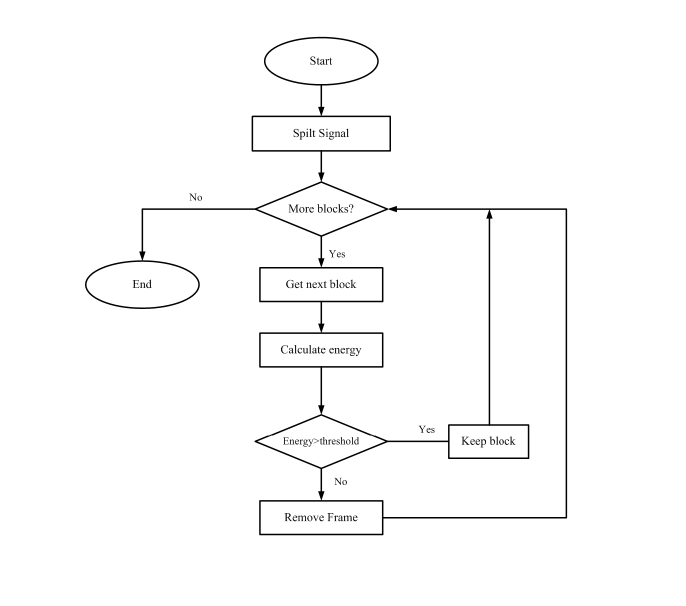
%> input picture my5.png, 1372 x 1212 px (shown at 1/2 size)
$ octave main.m   (GNU Octave 9; MATLAB toolbox functions it lacks are replaced by stand-ins)
%> lines starting %> are read from the running program, lines starting %| are printed output that depends on the picture; in (x1, y1, x2, y2) boxes, pixels count from 0 and x2, y2 are one past the last pixel; in counts of white or black regions, pixels touching at a corner belong together; the program's own positions count from 1
%> further down, I is the input picture: size 1212x1372x3 uint8; min 0, max 255, mean 250.6
### preprocessing.m
function BW =  preprocessing(I)
% I=imresize(I,1.5);
BW1=rgb2gray(I);
thresh = graythresh(BW1);
%> thresh = 0.543
BW2 = imbinarize(BW1,thresh);
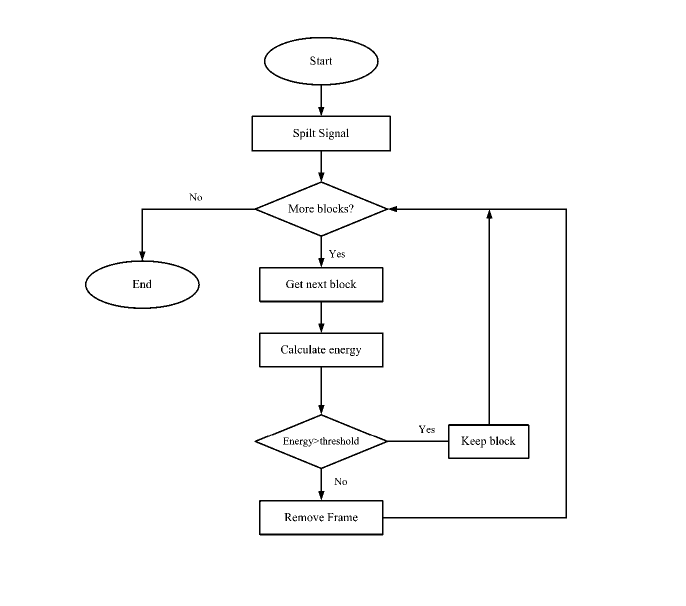
%> BW2: size 1212x1372 logical (shown at 1/2 size); 98.2% white; 113 black regions (8 under 20 px), largest, box (x1, y1, x2, y2) and area: (170, 74, 1134, 1071) 24898, (577, 409, 597, 425) 112, (923, 873, 939, 890) 96
BW2=~BW2;
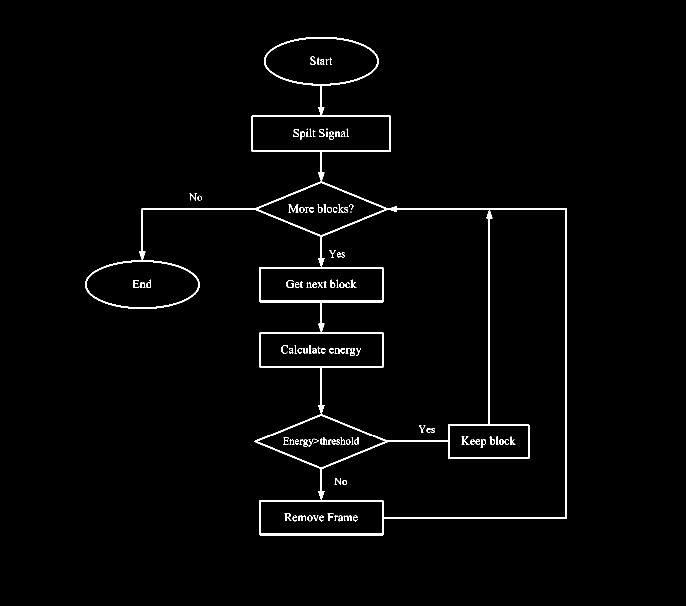
%> BW2: size 1212x1372 logical (shown at 1/2 size); 1.8% white; 113 white regions (8 under 20 px), largest, box (x1, y1, x2, y2) and area: (170, 74, 1134, 1071) 24898, (577, 409, 597, 425) 112, (923, 873, 939, 890) 96
% se=strel('disk',1);
% BW2=imclose(BW2,se);
BW2=bwareaopen(BW2,30,8);
BW=BW2;

### textseparate.m
function graphic = textseparate(BW)
[L,num]=bwlabel(BW,8);
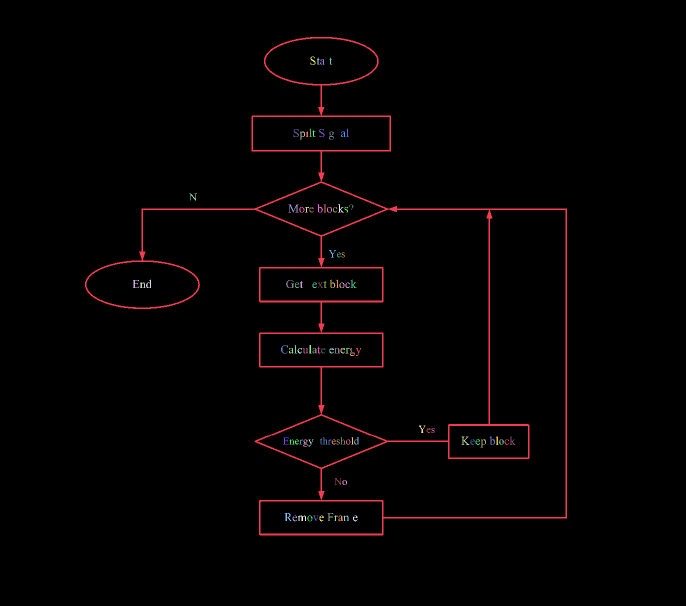
%> L: size 1212x1372 double (shown at 1/2 size); 98 distinct labels, from 0 to 97; one colour per label, 0 black
%> num = 97
for i=1:num
    [r,c]=find(L==i);
    for x=1:size(r)
       COPY(r(x,1),c(x,1))=1;
    end
    sumi=sum(COPY(:));
    sums(i,1)=sumi;
end
%> this loop made 97 passes
%> sumi on passes 1 to 12: 24898, 24978, 25044, 25114, 25176, 25239, 25297, 25393, 25477, 25589, 25638, 25685
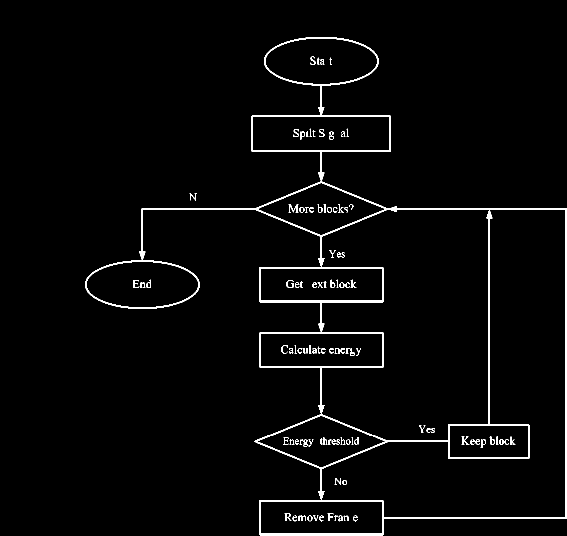
%> COPY: size 1071x1134 double (shown at 1/2 size); values 0 (black) and 1 (white), 2.5% white; 97 white regions, largest, box (x1, y1, x2, y2) and area: (170, 74, 1134, 1071) 24898, (577, 409, 597, 425) 112, (923, 873, 939, 890) 96
%> after the loop, sums = 97 values from 24898 to 29764
maxs=max(sums);                    %计算所有连通域的最大值
%> maxs = 29764
u=round(0.05*maxs);                %系数取0.05
%> u = 1488
graphic = bwareaopen(BW,u,8);
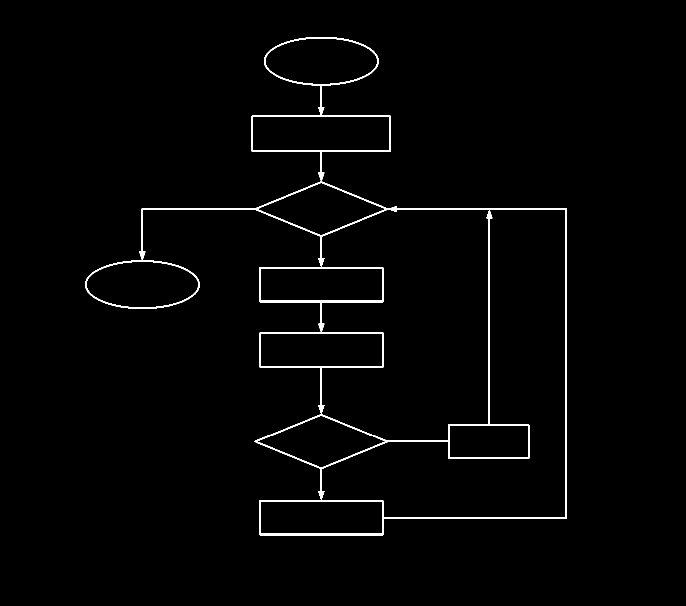
%> graphic: size 1212x1372 logical (shown at 1/2 size); 1.5% white; 1 white region, box (x1, y1, x2, y2) and area: (170, 74, 1134, 1071) 24898

### thin.m
function thinGraphic=thin(graphic)

se=strel('disk',7);
B=imdilate(graphic,se);
%> B: size 1212x1372 logical; 7.1% white; 1 white region, box (x1, y1, x2, y2) and area: (164, 68, 1140, 1077) 118269

B=~B;
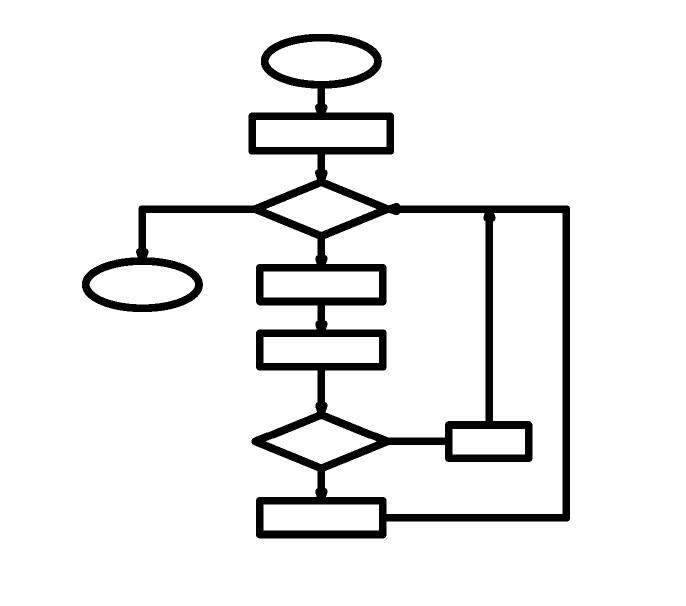
%> B: size 1212x1372 logical (shown at 1/2 size); 92.9% white; 1 black region, box (x1, y1, x2, y2) and area: (164, 68, 1140, 1077) 118269
[A,B]=zhang(B);
se1=strel('disk',7);
B=imerode(B,se1);
se2=strel('disk',5);
B=imerode(B,se2);
[A,B]=zhang(B);
B=thinner(B);
thinGraphic=B;

### zhang.m
function [A,M]=zhang(filename)

% A=imread (filename) ;
% A=im2bw (A,0.8);
A=filename;
I=~A ;
[m n]=size (I) ;
%> m = 1212; n = 1372
%Zhang Quick Method
for nc=1:60
for i=1:m
    for j=1:n
        if I(i,j)==0
            M(i,j)=0;
        else
            P(1)=I(i,j) ;
            if i-1>0
                P(2) = I(i-1,j) ;
            else
                P(2) = 0 ;
            end
            if (j+1)<=n & (i-1)>0
                P(3) = I(i-1,j+1) ;
            else
                P(3) = 0 ;
            end
            if (j+1)<=n
                P(4) = I(i,j+1) ;
            else
                P(4) = 0 ;
            end
            if (i+1)<=m & (j+1)<=n
                P(5) = I(i+1,j+1) ;
            else
                P(5) = 0 ;
            end
            if (i+1)<=m
                P(6)= I(i+1,j) ;
            else
                P(6) = 0 ;
            end
            if (j-1)>0 & (i+1)<=m
                P(7) = I(i+1,j-1) ;
            else
                P(7) = 0 ;
            end
            if (j-1)>0
                P(8) = I(i,j-1) ;
            else
                P(8) = 0 ;
            end
            if (i-1)>0 & (j-1)>0
                P(9) = I(i-1,j-1) ;
            else
                P(9) = 0 ;
            end
            P(10)=P(1) ;
            Np1=sum(P(2:9)) ;
            Sp1=0;
            Sp1=abs(P(9)-P(2)) ;
            for t=2:8
                 Sp1=Sp1+abs(P(t)-P(t+1));
            end
            Sp1=Sp1/2 ;
            if mod(nc,2)~=0
             if (Np1>=2) & (Np1<=6) & (Sp1==1) & (P(2)*P(4)*P(6)==0) & (P(4)*P(6)*P(8)==0)
                   M(i,j) = 0 ;
              else
                   M(i,j) = 1 ;
               end
            else
             if Np1>=2 & Np1<=6 & Sp1==1 & P(2)*P(4)*P(8)==0 & P(2)*P(6)*P(8)==0
                   M(i,j) = 0 ;
              else
                   M(i,j) = 1 ;
              end

            end

        end
    end
end
I=M;
end
M=~M;

end

### main.m
clc;
clear all;
tic;
I=imread('my5.png');                                      %读取原图
BW=preprocessing(I);                                     %预处理
graphic=textseparate(BW);                                %去字符
figure,imshow(graphic);
%> (the run ends here)
